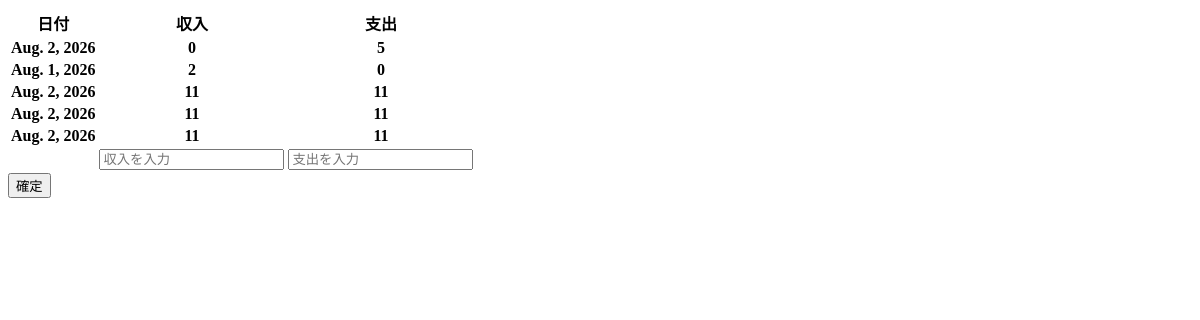
Before: / with the older database file.
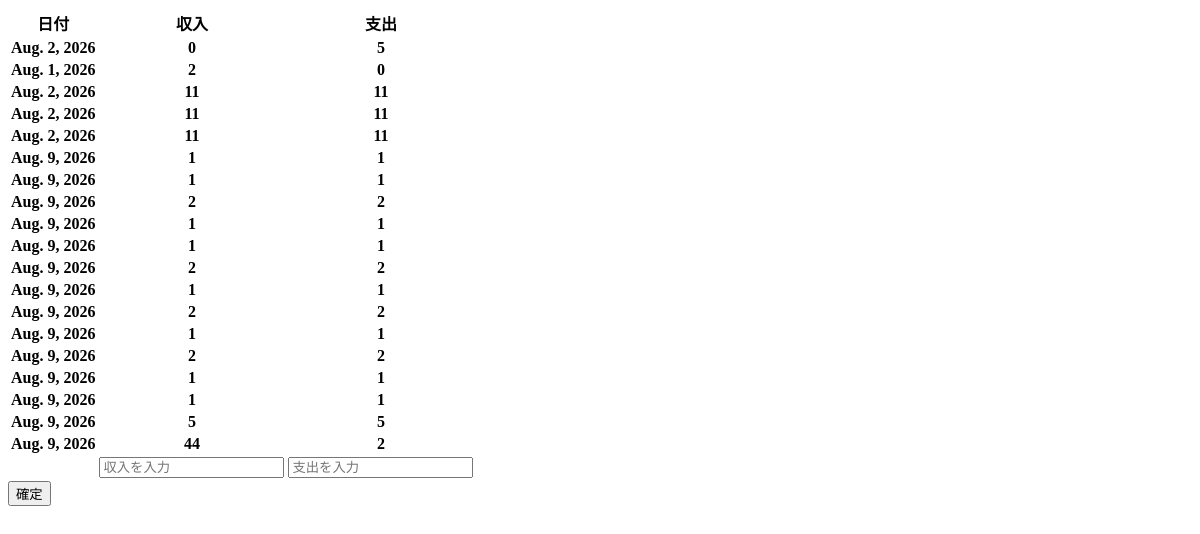
After: the same page with the newer database file.
### kakeibo/models.py (models this page shows, shortened)
class Record(models.Model):
    date = models.DateField()
    income = models.IntegerField()
    outcome = models.IntegerField()

### kakeibo/views.py (the view)
# urls.py: path("", views.post_list, name="post_list"),
def post_list(request):
    if request.method == "POST":
        Record.objects.create(
            date=datetime.now(UTC).date(),
            income=request.POST.get("income"),
            outcome=request.POST.get("outcome"),
        )
    records = Record.objects.all()
    return render(
        request,
        "kakeibo/post_list.html",
        {
            "records": records,
        },
    )

### kakeibo/templates/kakeibo/post_list.html (shortened to what this page needs)
<!-- {% load static %}
<html>
    <head>
        <title>家計簿</title>
        <link rel="stylesheet" href="{% static 'kakeibo.css' %}">
    </head>
    <body>
            <ul>
                <li>収入</li>
                <li>支出</li>
            </ul>
    </body>
</html> -->
{% load static %}
<html>
    <head>
        <link rel="stylesheet" href="{% static 'kakeibo.css' %}">
    </head>
    <body>
        <form method="post">
            <table>
                <tr>
                    <th>日付</th>
                    <th>収入</th>
                    <th>支出</th>
                </tr>
                {% for record in records %}
                <tr>
                    <th>{{ record.date }}</th>
                    <th>{{ record.income }}</th>
                    <th>{{ record.outcome }}</th>
                </tr>
                {% endfor %}
                <tr>
                        <th>{{ today }}</th>
                    <th>
                        <input type="text" name="income" maxlength="10"  placeholder="収入を入力"/>
                    </th>
                    <th>
                        <input type="text" name="outcome" maxlength="10"  placeholder="支出を入力"/>
                    </th>
                </tr>
            </table>
            <div>
                <button type="submit" name="submit">確定</button>
            </div>
        </form>
    </body>
</html>

Changed rows visible on the page:
added Record: date "Aug. 9, 2026", income "1", outcome "1"
added Record: date "Aug. 9, 2026", income "1", outcome "1"
added Record: date "Aug. 9, 2026", income "2", outcome "2"
added Record: date "Aug. 9, 2026", income "1", outcome "1"
added Record: date "Aug. 9, 2026", income "1", outcome "1"
added Record: date "Aug. 9, 2026", income "2", outcome "2"
added Record: date "Aug. 9, 2026", income "1", outcome "1"
added Record: date "Aug. 9, 2026", income "2", outcome "2"
added Record: date "Aug. 9, 2026", income "1", outcome "1"
added Record: date "Aug. 9, 2026", income "2", outcome "2"
added Record: date "Aug. 9, 2026", income "1", outcome "1"
added Record: date "Aug. 9, 2026", income "1", outcome "1"
added Record: date "Aug. 9, 2026", income "5", outcome "5"
added Record: date "Aug. 9, 2026", income "44", outcome "2"
